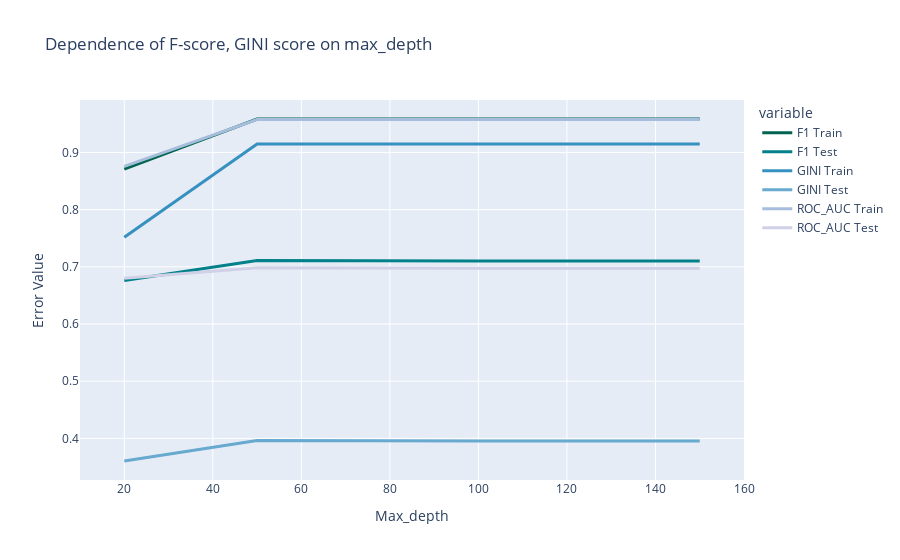

Here is the notebook cell this chart was saved with:
### Code cell
import plotly.express as px 
colors = ["#016450", "#02818a", "#3690c0", "#67a9cf", "#a6bddb", "#d0d1e6", "#ece2f0", "#fff7fb"]

lines = pd.DataFrame({
"F1 Train" : F1_train,
"F1 Test" : F1_test,
"GINI Train" : GINI_train,
"GINI Test" : GINI_test,
"ROC_AUC Train" : ROC_AUC_train,
"ROC_AUC Test" : ROC_AUC_test,    
}, index=max_depth)

fig = px.line(lines, x=lines.index, y=lines.columns,title='Dependence of F-score, GINI score on max_depth',color_discrete_sequence = colors, labels={
                     "index": "Max_depth",
                     "value": "Error Value"})
fig.update_traces(line=dict(width=3))
fig.update_layout(xaxis_range=[min(max_depth)-10,max(max_depth)+10])

fig.show()

### Figure 1 — Plotly figure (JSON) as saved in the notebook; plotly's stock layout.template omitted (floating-point values rounded to 4 significant figures)
{"data": [{"hovertemplate": "variable=F1 Train<br>Max_depth=%{x}<br>Error Value=%{y}<extra></extra>", "legendgroup": "F1 Train", "line": {"color": "#016450", "dash": "solid", "width": 3}, "marker": {"symbol": "circle"}, "mode": "lines", "name": "F1 Train", "orientation": "v", "showlegend": true, "type": "scatter", "x": [20, 50, 100, 150], "xaxis": "x", "y": [0.871, 0.9585, 0.9585, 0.9585], "yaxis": "y"}, {"hovertemplate": "variable=F1 Test<br>Max_depth=%{x}<br>Error Value=%{y}<extra></extra>", "legendgroup": "F1 Test", "line": {"color": "#02818a", "dash": "solid", "width": 3}, "marker": {"symbol": "circle"}, "mode": "lines", "name": "F1 Test", "orientation": "v", "showlegend": true, "type": "scatter", "x": [20, 50, 100, 150], "xaxis": "x", "y": [0.6759, 0.7109, 0.7102, 0.7102], "yaxis": "y"}, {"hovertemplate": "variable=GINI Train<br>Max_depth=%{x}<br>Error Value=%{y}<extra></extra>", "legendgroup": "GINI Train", "line": {"color": "#3690c0", "dash": "solid", "width": 3}, "marker": {"symbol": "circle"}, "mode": "lines", "name": "GINI Train", "orientation": "v", "showlegend": true, "type": "scatter", "x": [20, 50, 100, 150], "xaxis": "x", "y": [0.7515, 0.9149, 0.915, 0.915], "yaxis": "y"}, {"hovertemplate": "variable=GINI Test<br>Max_depth=%{x}<br>Error Value=%{y}<extra></extra>", "legendgroup": "GINI Test", "line": {"color": "#67a9cf", "dash": "solid", "width": 3}, "marker": {"symbol": "circle"}, "mode": "lines", "name": "GINI Test", "orientation": "v", "showlegend": true, "type": "scatter", "x": [20, 50, 100, 150], "xaxis": "x", "y": [0.3604, 0.3964, 0.3954, 0.3954], "yaxis": "y"}, {"hovertemplate": "variable=ROC_AUC Train<br>Max_depth=%{x}<br>Error Value=%{y}<extra></extra>", "legendgroup": "ROC_AUC Train", "line": {"color": "#a6bddb", "dash": "solid", "width": 3}, "marker": {"symbol": "circle"}, "mode": "lines", "name": "ROC_AUC Train", "orientation": "v", "showlegend": true, "type": "scatter", "x": [20, 50, 100, 150], "xaxis": "x", "y": [0.8758, 0.9575, 0.9575, 0.9575], "yaxis": "y"}, {"hovertemplate": "variable=ROC_AUC Test<br>Max_depth=%{x}<br>Error Value=%{y}<extra></extra>", "legendgroup": "ROC_AUC Test", "line": {"color": "#d0d1e6", "dash": "solid", "width": 3}, "marker": {"symbol": "circle"}, "mode": "lines", "name": "ROC_AUC Test", "orientation": "v", "showlegend": true, "type": "scatter", "x": [20, 50, 100, 150], "xaxis": "x", "y": [0.6802, 0.6982, 0.6977, 0.6977], "yaxis": "y"}], "layout": {"legend": {"title": {"text": "variable"}, "tracegroupgap": 0}, "title": {"text": "Dependence of F-score, GINI score on max_depth"}, "xaxis": {"anchor": "y", "domain": [0, 1], "range": [10, 160], "title": {"text": "Max_depth"}}, "yaxis": {"anchor": "x", "domain": [0, 1], "title": {"text": "Error Value"}}}}
